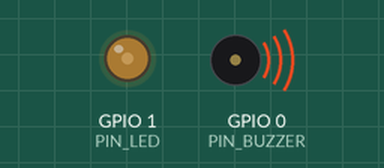
Simulated run of this program. Board: ESP32-C3. Shown: output pins drawn as LEDs (lit = HIGH), buzzer (waves = sounding). Random numbers use the default seed unless the program sets one; EEPROM starts erased.

Above: at 0.1 s.
At 18.7 s:
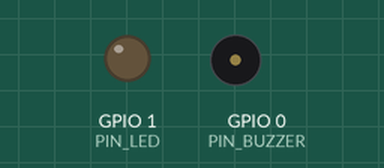
Timing chart, 0 to 20.2 s (numbered marks = the images above):
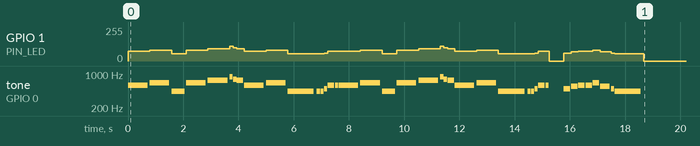

The program:

main.cpp
```cpp
#include <Arduino.h>
#include <Preferences.h>

#include "songs/babyelephantwalk.h"
#include "songs/doom.h"
#include "songs/keyboardcat.h"
#include "songs/miichannel.h"
#include "songs/nevergonnagiveyouup.h"
#include "songs/nokia.h"
#include "songs/starwars.h"
#include "songs/supermariobros.h"
#include "songs/takeonme.h"

#define PIN_BUZZER 0
#define PIN_LED 1

Preferences prefs;

struct Song
{
    const int *melody;
    int tempo;
    int notes;
};

const Song songs[] = {
    {babyelephantwalk_melody, babyelephantwalk_tempo, sizeof(babyelephantwalk_melody) / sizeof(babyelephantwalk_melody[0]) / 2},
    {doom_melody2, doom_tempo, sizeof(doom_melody2) / sizeof(doom_melody2[0]) / 2},
    {keyboardcat_melody, keyboardcat_tempo, sizeof(keyboardcat_melody) / sizeof(keyboardcat_melody[0]) / 2},
    {miichannel_melody, miichannel_tempo, sizeof(miichannel_melody) / sizeof(miichannel_melody[0]) / 2},
    {nevergonnagiveyouup_melody, nevergonnagiveyouup_tempo, sizeof(nevergonnagiveyouup_melody) / sizeof(nevergonnagiveyouup_melody[0]) / 2},
    {nokia_melody, nokia_tempo, sizeof(nokia_melody) / sizeof(nokia_melody[0]) / 2},
    {starwars_melody, starwars_tempo, sizeof(starwars_melody) / sizeof(starwars_melody[0]) / 2},
    {supermariobros_melody, supermariobros_tempo, sizeof(supermariobros_melody) / sizeof(supermariobros_melody[0]) / 2},
    {takeonme_melody, takeonme_tempo, sizeof(takeonme_melody) / sizeof(takeonme_melody[0]) / 2},
};
const int SONG_COUNT = sizeof(songs) / sizeof(songs[0]);


void led(int note) {
  if (note == 0) {
    analogWrite(PIN_LED, 0);
  } else {
    analogWrite(PIN_LED, map(constrain(note, 100, 2000), 100, 2000, 10, 255));
  }
}

void playSong(const Song &s) {
  int wholenote = (60000 * 4) / s.tempo;

  for (int thisNote = 0; thisNote < s.notes * 2; thisNote += 2) {
    int note    = s.melody[thisNote];
    int divider = s.melody[thisNote + 1];
    int noteDuration;

    if (divider > 0) {
      noteDuration = wholenote / divider;
    } else if (divider < 0) {
      noteDuration = wholenote / abs(divider);
      noteDuration *= 1.5;
    } else {
      continue;
    }

    tone(PIN_BUZZER, note, noteDuration * 0.9);
    led(note);
    delay(noteDuration);
    noTone(PIN_BUZZER);
    analogWrite(PIN_LED, 0);
  }
}

void setup() {
  pinMode(PIN_BUZZER, OUTPUT);
  pinMode(PIN_LED, OUTPUT);

  prefs.begin("player", false);
  int last = prefs.getInt("last", -1);

  int pick;
  do {
    pick = random(SONG_COUNT);
  } while (pick == last && SONG_COUNT > 1);

  prefs.putInt("last", pick);
  prefs.end();

  playSong(songs[pick]);
}

void loop()
{
}
```

babyelephantwalk.h
```cpp
#include "notes.hpp"

const int babyelephantwalk_tempo = 132;

const int babyelephantwalk_melody[] = {
    NOTE_C4,
    -8,
    NOTE_E4,
    16,
    NOTE_G4,
    8,
    NOTE_C5,
    8,
    NOTE_E5,
    8,
    NOTE_D5,
    8,
    NOTE_C5,
    8,
    NOTE_A4,
    8,
    NOTE_FS4,
    8,
    NOTE_G4,
    8,
    REST,
    4,
    REST,
    2,
    NOTE_C4,
    -8,
    NOTE_E4,
    16,
    NOTE_G4,
    8,
    NOTE_C5,
    8,
    NOTE_E5,
    8,
    NOTE_D5,
    8,
    NOTE_C5,
    8,
    NOTE_A4,
    8,
    NOTE_G4,
    -2,
    NOTE_A4,
    8,
    NOTE_DS4,
    1,

    NOTE_A4,
    8,
    NOTE_E4,
    8,
    NOTE_C4,
    8,
    REST,
    4,
    REST,
    2,
    NOTE_C4,
    -8,
    NOTE_E4,
    16,
    NOTE_G4,
    8,
    NOTE_C5,
    8,
    NOTE_E5,
    8,
    NOTE_D5,
    8,
    NOTE_C5,
    8,
    NOTE_A4,
    8,
    NOTE_FS4,
    8,
    NOTE_G4,
    8,
    REST,
    4,
    REST,
    4,
    REST,
    8,
    NOTE_G4,
    8,
    NOTE_D5,
    4,
    NOTE_D5,
    4,
    NOTE_B4,
    8,
    NOTE_G4,
    8,
    REST,
    8,
    NOTE_G4,
    8,

    NOTE_C5,
    4,
    NOTE_C5,
    4,
    NOTE_AS4,
    16,
    NOTE_C5,
    16,
    NOTE_AS4,
    16,
    NOTE_G4,
    16,
    NOTE_F4,
    8,
    NOTE_DS4,
    8,
    NOTE_FS4,
    4,
    NOTE_FS4,
    4,
    NOTE_F4,
    16,
    NOTE_G4,
    16,
    NOTE_F4,
    16,
    NOTE_DS4,
    16,
    NOTE_C4,
    8,
    NOTE_G4,
    8,
    NOTE_AS4,
    8,
    NOTE_C5,
    8,
    REST,
    4,
    REST,
    2,
};
```

doom.h
```cpp
#include "notes.hpp"

const int doom_tempo = 225;

const int doom_melody2[] = {
    NOTE_E2,
    8,
    NOTE_E2,
    8,
    NOTE_E3,
    8,
    NOTE_E2,
    8,
    NOTE_E2,
    8,
    NOTE_D3,
    8,
    NOTE_E2,
    8,
    NOTE_E2,
    8, // 1
    NOTE_C3,
    8,
    NOTE_E2,
    8,
    NOTE_E2,
    8,
    NOTE_AS2,
    8,
    NOTE_E2,
    8,
    NOTE_E2,
    8,
    NOTE_B2,
    8,
    NOTE_C3,
    8,
    NOTE_E2,
    8,
    NOTE_E2,
    8,
    NOTE_E3,
    8,
    NOTE_E2,
    8,
    NOTE_E2,
    8,
    NOTE_D3,
    8,
    NOTE_E2,
    8,
    NOTE_E2,
    8,
    NOTE_C3,
    8,
    NOTE_E2,
    8,
    NOTE_E2,
    8,
    NOTE_AS2,
    -2,

    NOTE_E2,
    8,
    NOTE_E2,
    8,
    NOTE_E3,
    8,
    NOTE_E2,
    8,
    NOTE_E2,
    8,
    NOTE_D3,
    8,
    NOTE_E2,
    8,
    NOTE_E2,
    8, // 5
    NOTE_C3,
    8,
    NOTE_E2,
    8,
    NOTE_E2,
    8,
    NOTE_AS2,
    8,
    NOTE_E2,
    8,
    NOTE_E2,
    8,
    NOTE_B2,
    8,
    NOTE_C3,
    8,
    NOTE_E2,
    8,
    NOTE_E2,
    8,
    NOTE_E3,
    8,
    NOTE_E2,
    8,
    NOTE_E2,
    8,
    NOTE_D3,
    8,
    NOTE_E2,
    8,
    NOTE_E2,
    8,
    NOTE_C3,
    8,
    NOTE_E2,
    8,
    NOTE_E2,
    8,
    NOTE_AS2,
    -2,

    NOTE_E2,
    8,
    NOTE_E2,
    8,
    NOTE_E3,
    8,
    NOTE_E2,
    8,
    NOTE_E2,
    8,
    NOTE_D3,
    8,
    NOTE_E2,
    8,
    NOTE_E2,
    8, // 9
    NOTE_C3,
    8,
    NOTE_E2,
    8,
    NOTE_E2,
    8,
    NOTE_AS2,
    8,
    NOTE_E2,
    8,
    NOTE_E2,
    8,
    NOTE_B2,
    8,
    NOTE_C3,
    8,
    NOTE_E2,
    8,
    NOTE_E2,
    8,
    NOTE_E3,
    8,
    NOTE_E2,
    8,
    NOTE_E2,
    8,
    NOTE_D3,
    8,
    NOTE_E2,
    8,
    NOTE_E2,
    8,
    NOTE_C3,
    8,
    NOTE_E2,
    8,
    NOTE_E2,
    8,
    NOTE_AS2,
    -2,

    NOTE_E2,
    8,
    NOTE_E2,
    8,
    NOTE_E3,
    8,
    NOTE_E2,
    8,
    NOTE_E2,
    8,
    NOTE_D3,
    8,
    NOTE_E2,
    8,
    NOTE_E2,
    8, // 13
    NOTE_C3,
    8,
    NOTE_E2,
    8,
    NOTE_E2,
    8,
    NOTE_AS2,
    8,
    NOTE_E2,
    8,
    NOTE_E2,
    8,
    NOTE_B2,
    8,
    NOTE_C3,
    8,
    NOTE_E2,
    8,
    NOTE_E2,
    8,
    NOTE_E3,
    8,
    NOTE_E2,
    8,
    NOTE_E2,
    8,
    NOTE_D3,
    8,
    NOTE_E2,
    8,
    NOTE_E2,
    8,
    NOTE_FS3,
    -16,
    NOTE_D3,
    -16,
    NOTE_B2,
    -16,
    NOTE_A3,
    -16,
    NOTE_FS3,
    -16,
    NOTE_B2,
    -16,
    NOTE_D3,
    -16,
    NOTE_FS3,
    -16,
    NOTE_A3,
    -16,
    NOTE_FS3,
    -16,
    NOTE_D3,
    -16,
    NOTE_B2,
    -16,

};
```

keyboardcat.h
```cpp
#include "notes.hpp"

const int keyboardcat_tempo = 200;

const int keyboardcat_melody[] = {
    REST,
    1,
    REST,
    1,
    NOTE_C4,
    4,
    NOTE_E4,
    4,
    NOTE_G4,
    4,
    NOTE_E4,
    4,
    NOTE_C4,
    4,
    NOTE_E4,
    8,
    NOTE_G4,
    -4,
    NOTE_E4,
    4,
    NOTE_A3,
    4,
    NOTE_C4,
    4,
    NOTE_E4,
    4,
    NOTE_C4,
    4,
    NOTE_A3,
    4,
    NOTE_C4,
    8,
    NOTE_E4,
    -4,
    NOTE_C4,
    4,
    NOTE_G3,
    4,
    NOTE_B3,
    4,
    NOTE_D4,
    4,
    NOTE_B3,
    4,
    NOTE_G3,
    4,
    NOTE_B3,
    8,
    NOTE_D4,
    -4,
    NOTE_B3,
    4,

    NOTE_G3,
    4,
    NOTE_G3,
    8,
    NOTE_G3,
    -4,
    NOTE_G3,
    8,
    NOTE_G3,
    4,
    NOTE_G3,
    4,
    NOTE_G3,
    4,
    NOTE_G3,
    8,
    NOTE_G3,
    4,
    NOTE_C4,
    4,
    NOTE_E4,
    4,
    NOTE_G4,
    4,
    NOTE_E4,
    4,
    NOTE_C4,
    4,
    NOTE_E4,
    8,
    NOTE_G4,
    -4,
    NOTE_E4,
    4,
    NOTE_A3,
    4,
    NOTE_C4,
    4,
    NOTE_E4,
    4,
    NOTE_C4,
    4,
    NOTE_A3,
    4,
    NOTE_C4,
    8,
    NOTE_E4,
    -4,
    NOTE_C4,
    4,
    NOTE_G3,
    4,
    NOTE_B3,
    4,
    NOTE_D4,
    4,
    NOTE_B3,
    4,
    NOTE_G3,
    4,
    NOTE_B3,
    8,
    NOTE_D4,
    -4,
    NOTE_B3,
    4,

    NOTE_G3,
    -1,
};
```

miichannel.h
```cpp
#include "notes.hpp"

int miichannel_tempo = 114;

int miichannel_melody[] = {
    NOTE_FS4,
    8,
    REST,
    8,
    NOTE_A4,
    8,
    NOTE_CS5,
    8,
    REST,
    8,
    NOTE_A4,
    8,
    REST,
    8,
    NOTE_FS4,
    8, // 1
    NOTE_D4,
    8,
    NOTE_D4,
    8,
    NOTE_D4,
    8,
    REST,
    8,
    REST,
    4,
    REST,
    8,
    NOTE_CS4,
    8,
    NOTE_D4,
    8,
    NOTE_FS4,
    8,
    NOTE_A4,
    8,
    NOTE_CS5,
    8,
    REST,
    8,
    NOTE_A4,
    8,
    REST,
    8,
    NOTE_F4,
    8,
    NOTE_E5,
    -4,
    NOTE_DS5,
    8,
    NOTE_D5,
    8,
    REST,
    8,
    REST,
    4,

    NOTE_GS4,
    8,
    REST,
    8,
    NOTE_CS5,
    8,
    NOTE_FS4,
    8,
    REST,
    8,
    NOTE_CS5,
    8,
    REST,
    8,
    NOTE_GS4,
    8, // 5
    REST,
    8,
    NOTE_CS5,
    8,
    NOTE_G4,
    8,
    NOTE_FS4,
    8,
    REST,
    8,
    NOTE_E4,
    8,
    REST,
    8,
    NOTE_E4,
    8,
    NOTE_E4,
    8,
    NOTE_E4,
    8,
    REST,
    8,
    REST,
    4,
    NOTE_E4,
    8,
    NOTE_E4,
    8,
    NOTE_E4,
    8,
    REST,
    8,
    REST,
    4,
    NOTE_DS4,
    8,
    NOTE_D4,
    8,
};
```

nevergonnagiveyouup.h
```cpp
#include "notes.hpp"

int nevergonnagiveyouup_tempo = 114;

int nevergonnagiveyouup_melody[] = {
    NOTE_D5,
    -4,
    NOTE_E5,
    -4,
    NOTE_A4,
    4, // 1
    NOTE_E5,
    -4,
    NOTE_FS5,
    -4,
    NOTE_A5,
    16,
    NOTE_G5,
    16,
    NOTE_FS5,
    8,
    NOTE_D5,
    -4,
    NOTE_E5,
    -4,
    NOTE_A4,
    2,
    NOTE_A4,
    16,
    NOTE_A4,
    16,
    NOTE_B4,
    16,
    NOTE_D5,
    8,
    NOTE_D5,
    16,
    NOTE_D5,
    -4,
    NOTE_E5,
    -4,
    NOTE_A4,
    4, // repeat from 1
    NOTE_E5,
    -4,
    NOTE_FS5,
    -4,
    NOTE_A5,
    16,
    NOTE_G5,
    16,
    NOTE_FS5,
    8,
    NOTE_D5,
    -4,
    NOTE_E5,
    -4,
    NOTE_A4,
    2,
    NOTE_A4,
    16,
    NOTE_A4,
    16,
    NOTE_B4,
    16,
    NOTE_D5,
    8,
    NOTE_D5,
    16,
    REST,
    4,
    NOTE_B4,
    8,
    NOTE_CS5,
    8,
    NOTE_D5,
    8,
    NOTE_D5,
    8,
    NOTE_E5,
    8,
    NOTE_CS5,
    -8,
    NOTE_B4,
    16,
    NOTE_A4,
    2,
    REST,
    4,
};
```

nokia.h
```cpp
#include "notes.hpp"

int nokia_tempo = 180;

int nokia_melody[] = {
    NOTE_E5,
    8,
    NOTE_D5,
    8,
    NOTE_FS4,
    4,
    NOTE_GS4,
    4,
    NOTE_CS5,
    8,
    NOTE_B4,
    8,
    NOTE_D4,
    4,
    NOTE_E4,
    4,
    NOTE_B4,
    8,
    NOTE_A4,
    8,
    NOTE_CS4,
    4,
    NOTE_E4,
    4,
    NOTE_A4,
    2,
};
```

notes.hpp
```cpp
#pragma once

#define NOTE_B0 31
#define NOTE_C1 33
#define NOTE_CS1 35
#define NOTE_D1 37
#define NOTE_DS1 39
#define NOTE_E1 41
#define NOTE_F1 44
#define NOTE_FS1 46
#define NOTE_G1 49
#define NOTE_GS1 52
#define NOTE_A1 55
#define NOTE_AS1 58
#define NOTE_B1 62
#define NOTE_C2 65
#define NOTE_CS2 69
#define NOTE_D2 73
#define NOTE_DS2 78
#define NOTE_E2 82
#define NOTE_F2 87
#define NOTE_FS2 93
#define NOTE_G2 98
#define NOTE_GS2 104
#define NOTE_A2 110
#define NOTE_AS2 117
#define NOTE_B2 123
#define NOTE_C3 131
#define NOTE_CS3 139
#define NOTE_D3 147
#define NOTE_DS3 156
#define NOTE_E3 165
#define NOTE_F3 175
#define NOTE_FS3 185
#define NOTE_G3 196
#define NOTE_GS3 208
#define NOTE_A3 220
#define NOTE_AS3 233
#define NOTE_B3 247
#define NOTE_C4 262
#define NOTE_CS4 277
#define NOTE_D4 294
#define NOTE_DS4 311
#define NOTE_E4 330
#define NOTE_F4 349
#define NOTE_FS4 370
#define NOTE_G4 392
#define NOTE_GS4 415
#define NOTE_A4 440
#define NOTE_AS4 466
#define NOTE_B4 494
#define NOTE_C5 523
#define NOTE_CS5 554
#define NOTE_D5 587
#define NOTE_DS5 622
#define NOTE_E5 659
#define NOTE_F5 698
#define NOTE_FS5 740
#define NOTE_G5 784
#define NOTE_GS5 831
#define NOTE_A5 880
#define NOTE_AS5 932
#define NOTE_B5 988
#define NOTE_C6 1047
#define NOTE_CS6 1109
#define NOTE_D6 1175
#define NOTE_DS6 1245
#define NOTE_E6 1319
#define NOTE_F6 1397
#define NOTE_FS6 1480
#define NOTE_G6 1568
#define NOTE_GS6 1661
#define NOTE_A6 1760
#define NOTE_AS6 1865
#define NOTE_B6 1976
#define NOTE_C7 2093
#define NOTE_CS7 2217
#define NOTE_D7 2349
#define NOTE_DS7 2489
#define NOTE_E7 2637
#define NOTE_F7 2794
#define NOTE_FS7 2960
#define NOTE_G7 3136
#define NOTE_GS7 3322
#define NOTE_A7 3520
#define NOTE_AS7 3729
#define NOTE_B7 3951
#define NOTE_C8 4186
#define NOTE_CS8 4435
#define NOTE_D8 4699
#define NOTE_DS8 4978
#define REST 0
```

starwars.h
```cpp
#include "notes.hpp"

int starwars_tempo = 108;

int starwars_melody[] = {

    NOTE_AS4,
    8,
    NOTE_AS4,
    8,
    NOTE_AS4,
    8, // 1
    NOTE_F5,
    2,
    NOTE_C6,
    2,
    NOTE_AS5,
    8,
    NOTE_A5,
    8,
    NOTE_G5,
    8,
    NOTE_F6,
    2,
    NOTE_C6,
    4,
    NOTE_AS5,
    8,
    NOTE_A5,
    8,
    NOTE_G5,
    8,
    NOTE_F6,
    2,
    NOTE_C6,
    4,
    NOTE_AS5,
    8,
    NOTE_A5,
    8,
    NOTE_AS5,
    8,
    NOTE_G5,
    2,
    NOTE_C5,
    8,
    NOTE_C5,
    8,
    NOTE_C5,
    8,
    NOTE_F5,
    2,
    NOTE_C6,
    2,
    NOTE_AS5,
    8,
    NOTE_A5,
    8,
    NOTE_G5,
    8,
    NOTE_F6,
    2,
    NOTE_C6,
    4,

    NOTE_AS5,
    8,
    NOTE_A5,
    8,
    NOTE_G5,
    8,
    NOTE_F6,
    2,
    NOTE_C6,
    4, // 8
    NOTE_AS5,
    8,
    NOTE_A5,
    8,
    NOTE_AS5,
    8,
    NOTE_G5,
    2,
    NOTE_C5,
    -8,
    NOTE_C5,
    16,
    NOTE_D5,
    -4,
    NOTE_D5,
    8,
    NOTE_AS5,
    8,
    NOTE_A5,
    8,
    NOTE_G5,
    8,
    NOTE_F5,
    8,
    NOTE_F5,
    8,
    NOTE_G5,
    8,
    NOTE_A5,
    8,
    NOTE_G5,
    4,
    NOTE_D5,
    8,
    NOTE_E5,
    4,
    NOTE_C5,
    -8,
    NOTE_C5,
    16,
    NOTE_D5,
    -4,
    NOTE_D5,
    8,
    NOTE_AS5,
    8,
    NOTE_A5,
    8,
    NOTE_G5,
    8,
    NOTE_F5,
    8,
};
```

supermariobros.h
```cpp
#include "notes.hpp"

int supermariobros_tempo = 200;

int supermariobros_melody[] = {
    NOTE_E5,
    8,
    NOTE_E5,
    8,
    REST,
    8,
    NOTE_E5,
    8,
    REST,
    8,
    NOTE_C5,
    8,
    NOTE_E5,
    8, // 1
    NOTE_G5,
    4,
    REST,
    4,
    NOTE_G4,
    8,
    REST,
    4,
    NOTE_C5,
    -4,
    NOTE_G4,
    8,
    REST,
    4,
    NOTE_E4,
    -4, // 3
    NOTE_A4,
    4,
    NOTE_B4,
    4,
    NOTE_AS4,
    8,
    NOTE_A4,
    4,
    NOTE_G4,
    -8,
    NOTE_E5,
    -8,
    NOTE_G5,
    -8,
    NOTE_A5,
    4,
    NOTE_F5,
    8,
    NOTE_G5,
    8,
    REST,
    8,
    NOTE_E5,
    4,
    NOTE_C5,
    8,
    NOTE_D5,
    8,
    NOTE_B4,
    -4,
    NOTE_C5,
    -4,
    NOTE_G4,
    8,
    REST,
    4,
    NOTE_E4,
    -4, // repeats from 3
    NOTE_A4,
    4,
    NOTE_B4,
    4,
    NOTE_AS4,
    8,
    NOTE_A4,
    4,
    NOTE_G4,
    -8,
    NOTE_E5,
    -8,
    NOTE_G5,
    -8,
    NOTE_A5,
    4,
    NOTE_F5,
    8,
    NOTE_G5,
    8,
    REST,
    8,
    NOTE_E5,
    4,
    NOTE_C5,
    8,
    NOTE_D5,
    8,
    NOTE_B4,
    -4,

    REST,
    4,
    NOTE_G5,
    8,
    NOTE_FS5,
    8,
    NOTE_F5,
    8,
    NOTE_DS5,
    4,
    NOTE_E5,
    8, // 7
    REST,
    8,
    NOTE_GS4,
    8,
    NOTE_A4,
    8,
    NOTE_C4,
    8,
    REST,
    8,
    NOTE_A4,
    8,
    NOTE_C5,
    8,
    NOTE_D5,
    8,
    REST,
    4,
    NOTE_DS5,
    4,
    REST,
    8,
    NOTE_D5,
    -4,
    NOTE_C5,
    2,
    REST,
    2,
};
```

takeonme.h
```cpp
#include "notes.hpp"

int takeonme_tempo = 160;

int takeonme_melody[] = {
    NOTE_FS5,
    8,
    NOTE_FS5,
    8,
    NOTE_D5,
    8,
    NOTE_B4,
    8,
    REST,
    8,
    NOTE_B4,
    8,
    REST,
    8,
    NOTE_E5,
    8,
    REST,
    8,
    NOTE_E5,
    8,
    REST,
    8,
    NOTE_E5,
    8,
    NOTE_GS5,
    8,
    NOTE_GS5,
    8,
    NOTE_A5,
    8,
    NOTE_B5,
    8,
    NOTE_A5,
    8,
    NOTE_A5,
    8,
    NOTE_A5,
    8,
    NOTE_E5,
    8,
    REST,
    8,
    NOTE_D5,
    8,
    REST,
    8,
    NOTE_FS5,
    8,
    REST,
    8,
    NOTE_FS5,
    8,
    REST,
    8,
    NOTE_FS5,
    8,
    NOTE_E5,
    8,
    NOTE_E5,
    8,
    NOTE_FS5,
    8,
    NOTE_E5,
    8,
    NOTE_FS5,
    8,
    NOTE_FS5,
    8,
    NOTE_D5,
    8,
    NOTE_B4,
    8,
    REST,
    8,
    NOTE_B4,
    8,
    REST,
    8,
    NOTE_E5,
    8,

    REST,
    8,
    NOTE_E5,
    8,
    REST,
    8,
    NOTE_E5,
    8,
    NOTE_GS5,
    8,
    NOTE_GS5,
    8,
    NOTE_A5,
    8,
    NOTE_B5,
    8,
    NOTE_A5,
    8,
    NOTE_A5,
    8,
    NOTE_A5,
    8,
    NOTE_E5,
    8,
    REST,
    8,
    NOTE_D5,
    8,
    REST,
    8,
    NOTE_FS5,
    8,
    REST,
    8,
    NOTE_FS5,
    8,
    REST,
    8,
    NOTE_FS5,
    8,
    NOTE_E5,
    8,
    NOTE_E5,
    8,
    NOTE_FS5,
    8,
    NOTE_E5,
    8,
    NOTE_FS5,
    8,
    NOTE_FS5,
    8,
    NOTE_D5,
    8,
    NOTE_B4,
    8,
    REST,
    8,
    NOTE_B4,
    8,
    REST,
    8,
    NOTE_E5,
    8,
    REST,
    8,
    NOTE_E5,
    8,
    REST,
    8,
    NOTE_E5,
    8,
    NOTE_GS5,
    8,
    NOTE_GS5,
    8,
    NOTE_A5,
    8,
    NOTE_B5,
    8,

    NOTE_A5,
    8,
    NOTE_A5,
    8,
    NOTE_A5,
    8,
    NOTE_E5,
    8,
    REST,
    8,
    NOTE_D5,
    8,
    REST,
    8,
    NOTE_FS5,
    8,
    REST,
    8,
    NOTE_FS5,
    8,
    REST,
    8,
    NOTE_FS5,
    8,
    NOTE_E5,
    8,
    NOTE_E5,
    8,
    NOTE_FS5,
    8,
    NOTE_E5,
    8,
};
```
